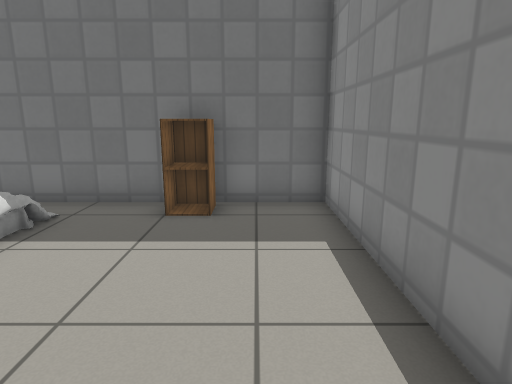
[1] (above)

16 first-person views from a walk through a robot-simulator world made for Gazebo. The camera is 1 m above the floor, tilts 12° down and sees 75° across. The floor is counted in squares, 0.5 m on a side. Each view is taken from the middle of a square. On the plan, view 1 faces up. The plan holds only what a view shows up to about 18 squares ahead; the rest is blank. Simple patterns stand in for the simulator's built-in surfaces. Some surface patterns are stand-ins.

[2]
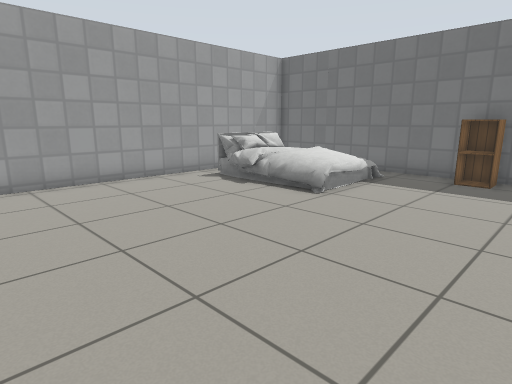

[3]
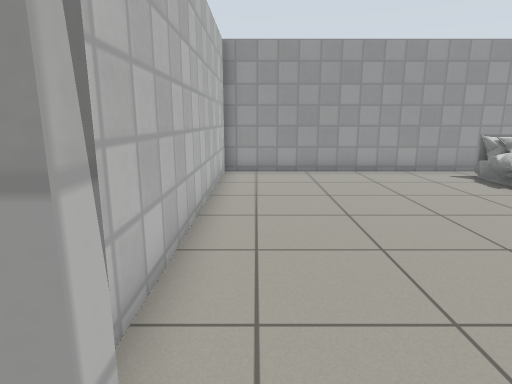

[4]
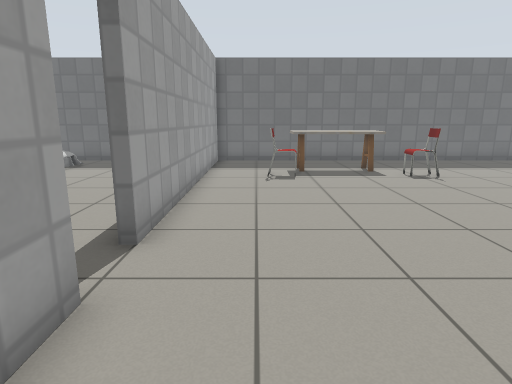

[5]
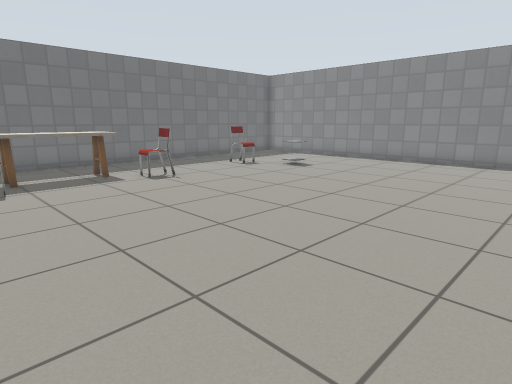

[6]
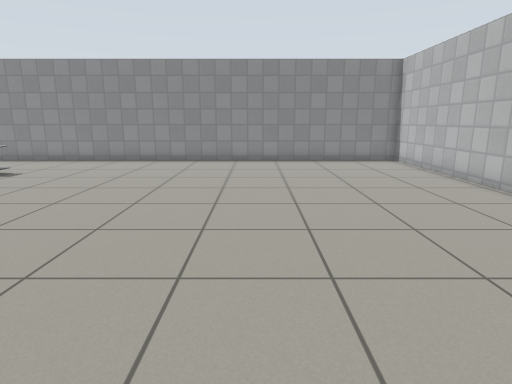

[7]
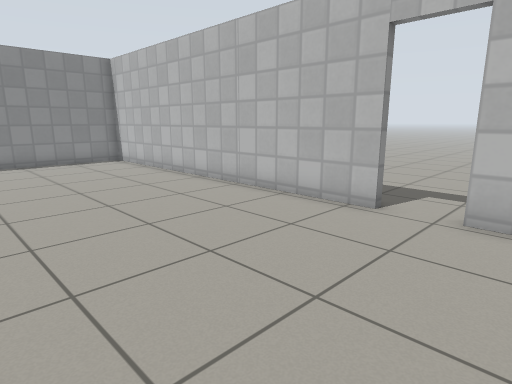

[8]
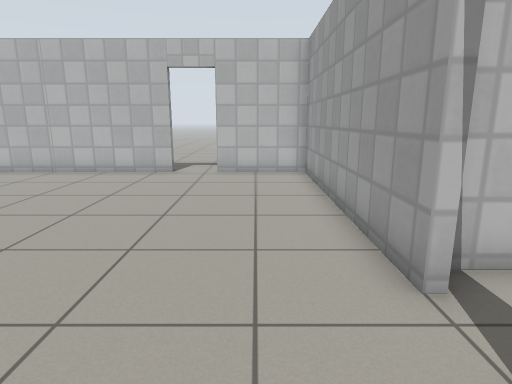

[9]
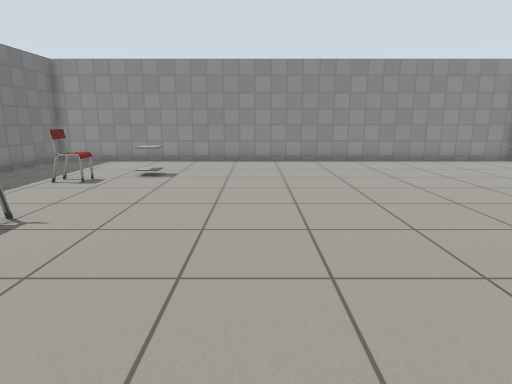

[10]
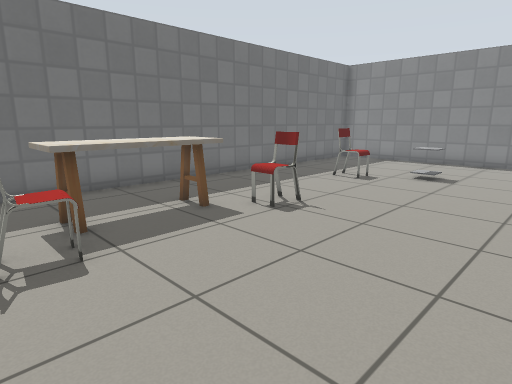

[11]
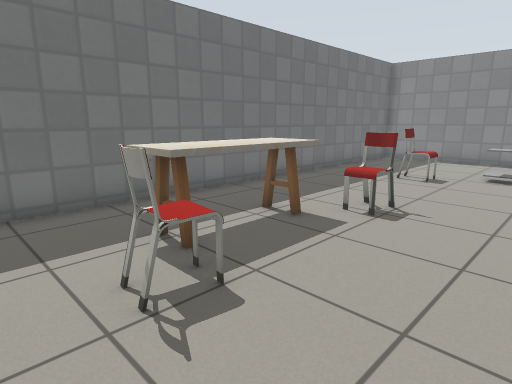

[12]
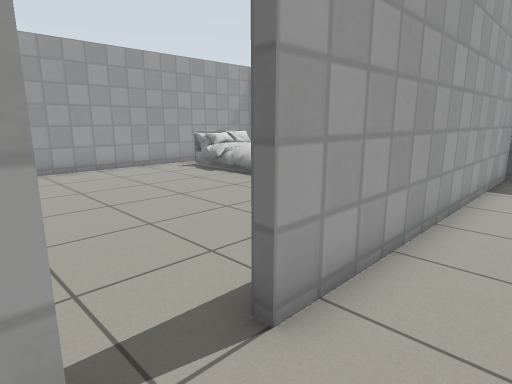

[13]
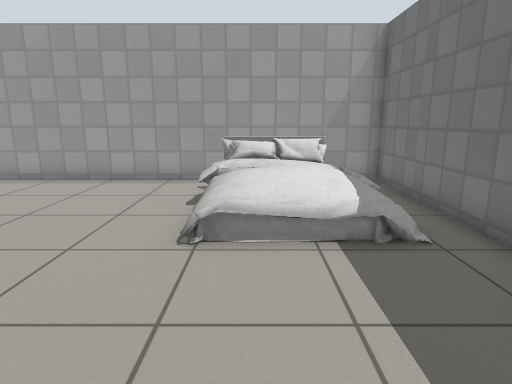

[14]
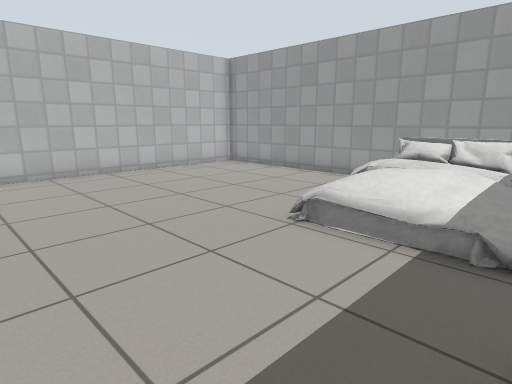

[15]
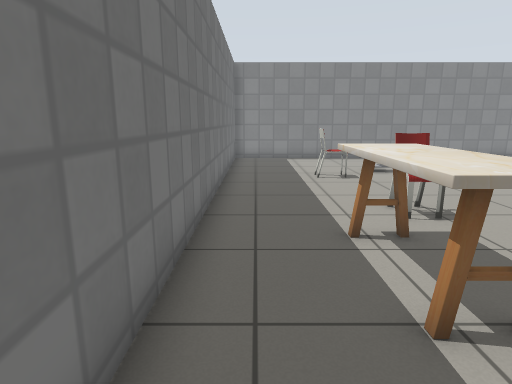

[16]
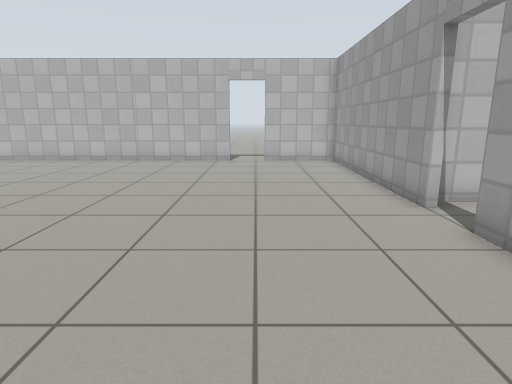

### Floor plan
Points are (right, up) in squares from view 1. A wall is a line through its corners. A room is listed if a view was taken in it or the views show most of it. See-through windows are left out.
Room 1 (views 1, 2, 13, 14)
walls: (1.7, 1.9) (1.7, 8.1) (-10.4, 8.1) (-10.4, -6.3) (1.4, -6.3)
ways out: open door at (2, -4.5) to room 2
objects: bed (-9, 3) to (-4, 7); cabinet (-2, 7) to (-1, 7)
Room 2 (views 3, 4, 5, 6, 7, 8, 9, 10, 11, 12, 15, 16)
walls: (2, -5.6) (2, -15.3) (5.6, -15.3); (7.3, -15.3) (21.4, -15.3) (21.4, 8.1) (2, 8.1) (2, -3.8)
ways out: open door at (2, -4.5) to room 1; open door at (6.5, -15.5)
objects: chair (5, 3) to (5, 4); kitchen table (5, 4) to (9, 6); chair (10, 3) to (11, 4); chair (15, 4) to (16, 5); side table (16, 2) to (17, 2)

Positions as (right, up) in squares from view 1, and headings:
1: (0, 0), facing up
2: (1, -5), facing up-left
3: (3, -5), facing left
4: (4, -9), facing up
5: (4, -8), facing up-right
6: (4, -8), facing right
7: (4, -8), facing down-right
8: (4, -2), facing down
9: (4, -2), facing right
10: (4, -2), facing up-right
11: (3, 0), facing up-right
12: (4, -6), facing up-left
13: (1, 4), facing left
14: (1, 7), facing down-left
15: (3, 7), facing right
16: (6, 2), facing down
